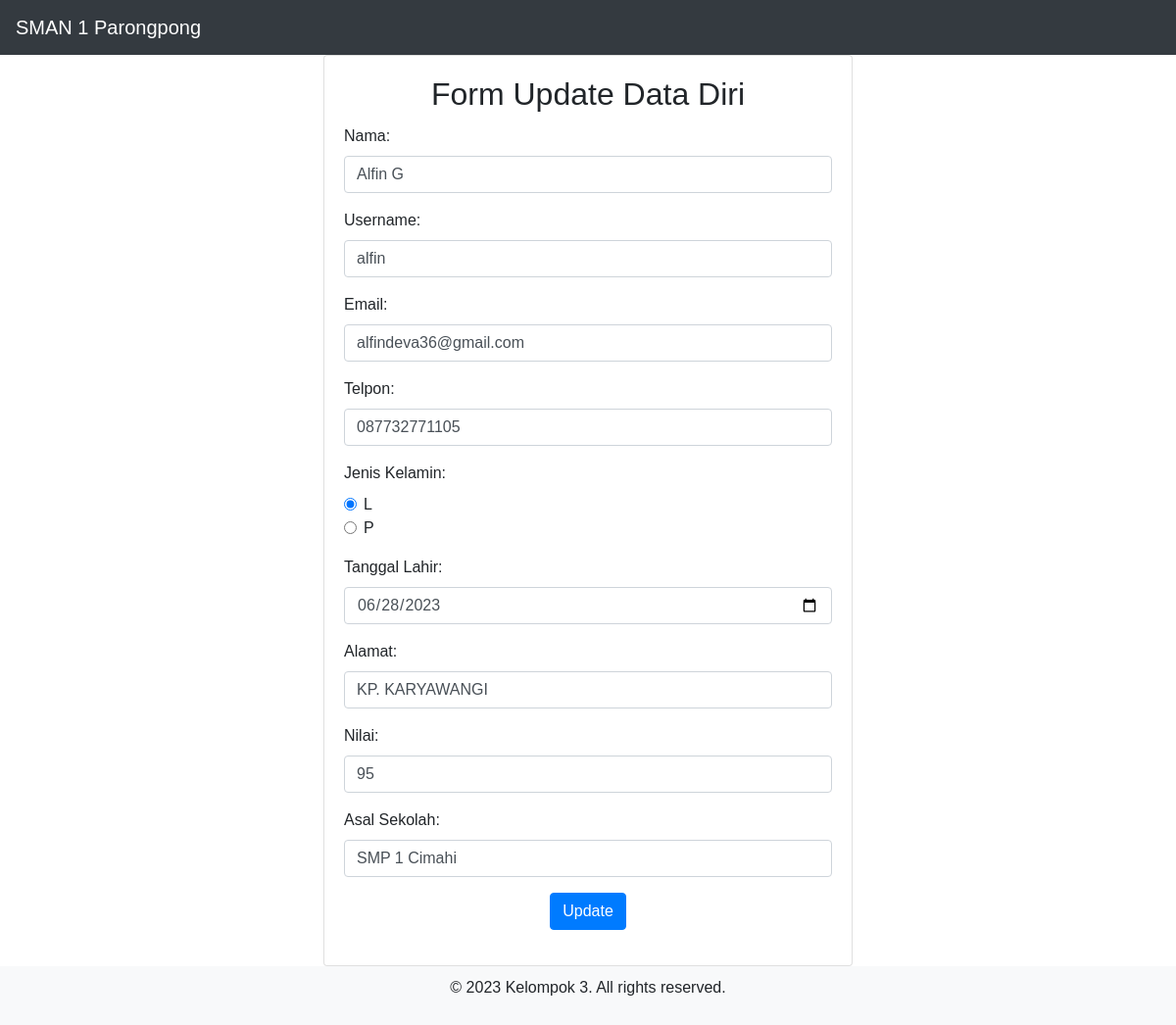
/update_datadiriadmin.php?id_peserta=21 (signed in), run on the app's committed database.
### tables this page shows
CREATE TABLE `peserta` (
  `id_peserta` int(5) NOT NULL,
  `nama_lengkap` varchar(50) NOT NULL,
  `username` varchar(20) NOT NULL,
  `email` varchar(50) NOT NULL,
  `no_hp` varchar(12) NOT NULL,
  `jenis_kelamin` enum('L','P') DEFAULT NULL,
  `tanggal_lahir` date NOT NULL,
  `alamat` varchar(50) NOT NULL,
  `nilai_rata_rata` varchar(20) NOT NULL,
  `asal_sekolah` varchar(20) NOT NULL
);

### update_datadiriadmin.php (the view, shortened to what this page needs)
<?php
include "koneksi.php";
$id = $_GET['id_peserta'] ?? $_POST['id_peserta'];
$data = mysqli_query($koneksi, "SELECT * FROM peserta WHERE id_peserta = '$id'");
$peserta = mysqli_fetch_assoc($data);
?>
<!DOCTYPE html>
<html>
<head>
    <link rel="stylesheet" href="https://maxcdn.bootstrapcdn.com/bootstrap/4.5.2/css/bootstrap.min.css">
</head>
<body>
    <nav class="navbar navbar-expand-md bg-dark navbar-dark">
        <a class="navbar-brand" href="Dashboard.php">SMAN 1 Parongpong</a>
    </nav>
    <div class="container">
        <div class="row justify-content-center">
            <div class="col-md-6">
                <div class="card">
                    <div class="card-body">
                        <h2 class="card-title text-center">Form Update Data Diri</h2>
                        <form method="POST" action="">
                            <div class="form-group">
                                <label for="nama_lengkap">Nama:</label>
                                <input type="text" name="nama_lengkap" id="nama_lengkap" class="form-control" value="<?php echo $peserta['nama_lengkap']; ?>" required>
                            </div>
                            <div class="form-group">
                                <label for="username">Username:</label>
                                <input type="text" name="username" id="username" class="form-control" value="<?php echo $peserta['username']; ?>" required>
                            </div>
                            <div class="form-group">
                                <label for="email">Email:</label>
                                <input type="email" name="email" id="email" class="form-control" value="<?php echo $peserta['email']; ?>" required>
                            </div>
                            <div class="form-group">
                                <label for="no_hp">Telpon:</label>
                                <input type="text" name="no_hp" id="no_hp" class="form-control" value="<?php echo $peserta['no_hp']; ?>" required>
                            </div>
                            <div class="form-group">
                                <label>Jenis Kelamin:</label>
                                <div class="form-check">
                                    <input class="form-check-input" type="radio" name="jenis_kelamin" id="L" value="L" <?php if ($peserta['jenis_kelamin'] === 'L') echo 'checked'; ?> required>
                                    <label class="form-check-label" for="L">L</label>
                                </div>
                                <div class="form-check">
                                    <input class="form-check-input" type="radio" name="jenis_kelamin" id="P" value="P" <?php if ($peserta['jenis_kelamin'] === 'P') echo 'checked'; ?> required>
                                    <label class="form-check-label" for="P">P</label>
                                </div>
                            </div>
                            <div class="form-group">
                                <label for="tanggal_lahir">Tanggal Lahir:</label>
                                <input type="date" name="tanggal_lahir" id="tanggal_lahir" class="form-control" value="<?php echo $peserta['tanggal_lahir']; ?>" required>
                            </div>
                            <div class="form-group">
                                <label for="alamat">Alamat:</label>
                                <input type="text" name="alamat" id="alamat" class="form-control" value="<?php echo $peserta['alamat']; ?>" required>
                            </div>
                            <div class="form-group">
                                <label for="nilai_rata_rata">Nilai:</label>
                                <input type="text" name="nilai_rata_rata" id="nilai_rata_rata" class="form-control" value="<?php echo $peserta['nilai_rata_rata']; ?>" required>
                            </div>
                            <div class="form-group">
                                <label for="asal_sekolah">Asal Sekolah:</label>
                                <input type="text" name="asal_sekolah" id="asal_sekolah" class="form-control" value="<?php echo $peserta['asal_sekolah']; ?>" required>
                            </div>
                            <div class="form-group text-center">
                                <input type="submit" value="Update" class="btn btn-primary">
                            </div>
                        </form>
                    </div>
                </div>
            </div>
        </div>
    </div>
    <div class="footer">
        <p>&copy; 2023 Kelompok 3. All rights reserved.</p>
    </div>
</body>
</html>

### update_datadiriadmin.php (style rules this page uses)
body { font-family: Arial, sans-serif; }
.footer { background-color: #f8f9fa; padding: 10px 0; text-align: center; }

### data on the page
peserta: nama_lengkap "Alfin G", username "alfin", email "alfindeva36@gmail.com", no_hp "087732771105", jenis_kelamin "☑ L", jenis_kelamin "☐ P", tanggal_lahir "06/28/2023", alamat "KP. KARYAWANGI", nilai_rata_rata "95", asal_sekolah "SMP 1 Cimahi"
